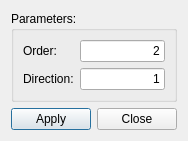
<?xml version="1.0" encoding="UTF-8"?>
<ui version="4.0">
 <class>DerivativeImageFilterDialog</class>
 <widget class="QDialog" name="DerivativeImageFilterDialog">
  <property name="geometry">
   <rect>
    <x>0</x>
    <y>0</y>
    <width>188</width>
    <height>128</height>
   </rect>
  </property>
  <property name="windowTitle">
   <string>Derivative Image Filter Dialog</string>
  </property>
  <layout class="QVBoxLayout" name="verticalLayout">
   <item>
    <widget class="QGroupBox" name="groupBox">
     <property name="title">
      <string>Parameters:</string>
     </property>
     <layout class="QGridLayout" name="gridLayout">
      <item row="0" column="0">
       <widget class="QLabel" name="label">
        <property name="text">
         <string>Order:</string>
        </property>
       </widget>
      </item>
      <item row="0" column="1">
       <widget class="QLineEdit" name="lineEditOrder">
        <property name="text">
         <string>2</string>
        </property>
        <property name="alignment">
         <set>Qt::AlignRight|Qt::AlignTrailing|Qt::AlignVCenter</set>
        </property>
       </widget>
      </item>
      <item row="1" column="0">
       <widget class="QLabel" name="label_2">
        <property name="text">
         <string>Direction:</string>
        </property>
       </widget>
      </item>
      <item row="1" column="1">
       <widget class="QLineEdit" name="lineEditDirection">
        <property name="text">
         <string>1</string>
        </property>
        <property name="alignment">
         <set>Qt::AlignRight|Qt::AlignTrailing|Qt::AlignVCenter</set>
        </property>
       </widget>
      </item>
     </layout>
    </widget>
   </item>
   <item>
    <layout class="QHBoxLayout" name="horizontalLayout">
     <item>
      <spacer name="horizontalSpacer">
       <property name="orientation">
        <enum>Qt::Horizontal</enum>
       </property>
       <property name="sizeHint" stdset="0">
        <size>
         <width>40</width>
         <height>20</height>
        </size>
       </property>
      </spacer>
     </item>
     <item>
      <widget class="QPushButton" name="pushButtonApply">
       <property name="text">
        <string>Apply</string>
       </property>
      </widget>
     </item>
     <item>
      <widget class="QPushButton" name="pushButtonClose">
       <property name="text">
        <string>Close</string>
       </property>
      </widget>
     </item>
     <item>
      <spacer name="horizontalSpacer_2">
       <property name="orientation">
        <enum>Qt::Horizontal</enum>
       </property>
       <property name="sizeHint" stdset="0">
        <size>
         <width>40</width>
         <height>20</height>
        </size>
       </property>
      </spacer>
     </item>
    </layout>
   </item>
  </layout>
 </widget>
 <resources/>
 <connections>
  <connection>
   <sender>pushButtonClose</sender>
   <signal>clicked()</signal>
   <receiver>DerivativeImageFilterDialog</receiver>
   <slot>close()</slot>
   <hints>
    <hint type="sourcelabel">
     <x>131</x>
     <y>106</y>
    </hint>
    <hint type="destinationlabel">
     <x>182</x>
     <y>107</y>
    </hint>
   </hints>
  </connection>
 </connections>
</ui>
